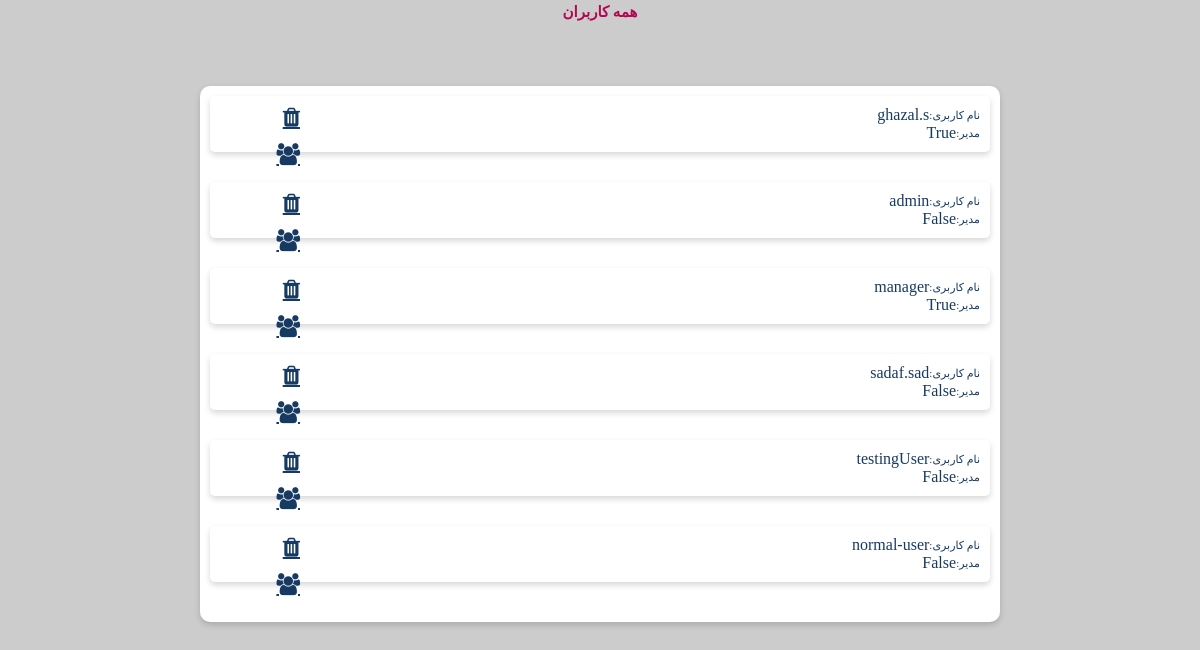
/homes/allUsers (lower part), run on an earlier commit of the app's database.
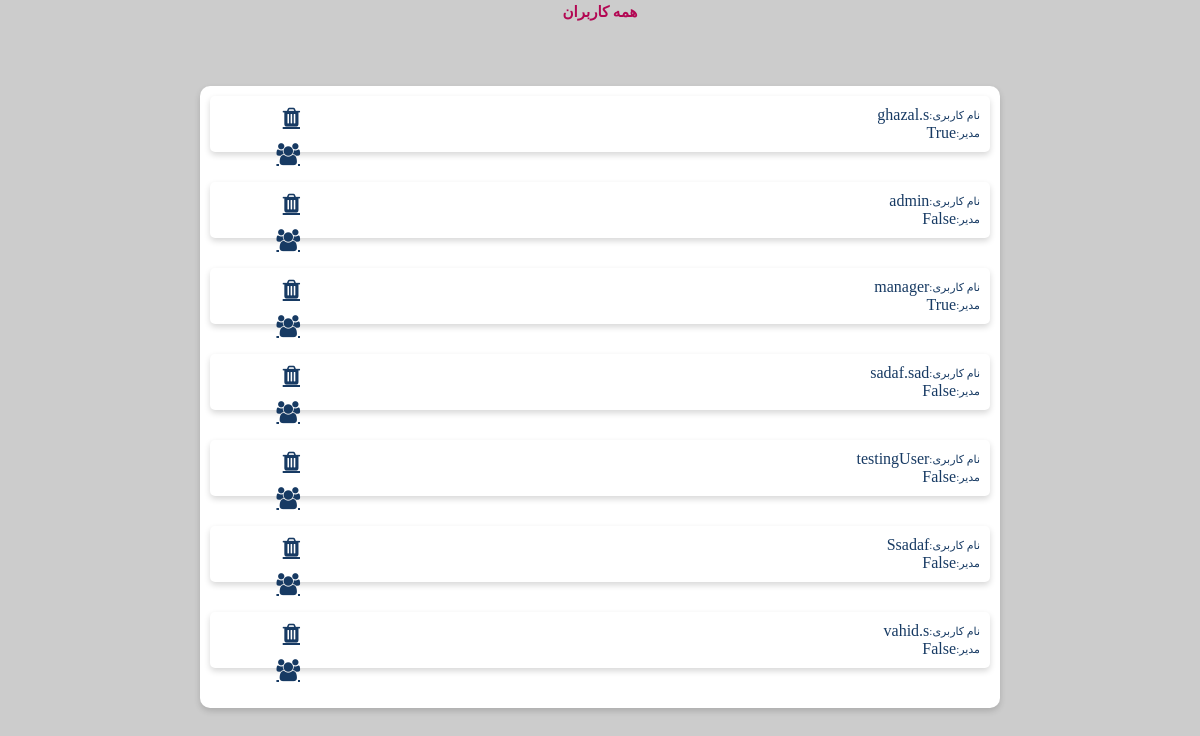
And on a later commit of the database.
### homes/models.py (models this page shows)
class kilidUser(models.Model):
    REQUIRED_FIELDS = ('user',)
    user = models.OneToOneField(User, on_delete=models.CASCADE, null=True)
    phoneNum = models.CharField(max_length=50)
    isManager = models.BooleanField(default=False)

### homes/views.py (the view)
# urls.py: path('allUsers', views.showAllUsers, name='allUsers'),
def showAllUsers(request):
   myusers = kilidUser.objects.all()
   usernameHome = None
   if request.user.is_authenticated:
       usernameHome = request.user.username
   gotodiv = 'sec4HeadUser'
   return render(request, 'manager.html', {'myUsers': myusers, 'username': usernameHome, 'jump': gotodiv})

### homes/templates/manager.html (shortened to what this page needs)
{% load static %}
<!DOCTYPE html PUBLIC "-//W3C//DTD XHTML 1.0 Strict//EN" "http://www.w3.org/TR/xhtml1/DTD/xhtml1-strict.dtd">
<html xmlns="http://www.w3.org/1999/xhtml">
        <head>
                <link rel="stylesheet"
          href="https://cdnjs.cloudflare.com/ajax/libs/font-awesome/4.7.0/css/font-awesome.min.css"/>
                <link rel="stylesheet" href={% static "CSS/managerUserStyle.css" %} />
        </head>
        <body>
            <div id="background">
                    <div id="sec4HeadUser" style="margin-top: 100px">همه کاربران </div>
                            <div class="infoPage" style="margin-top: 45px;margin-bottom: 45px">
                                <div id="sec4Grid" style="    display: flex;flex-direction: column;">
                    {% for myuser in myUsers %}
                     <div class="sec4UserCards">
                            <div class="sec4User">
                                <div class="userText4">
                                    <div class="details42">
                                        <div class="details42smalluser">نام کاربری:</div>
                                        <div class="usernameChoice">{{ myuser.user.username }}</div>
                                    </div>
                                    <div class="details42">
                                        <div class="details42smalluser">مدیر:</div>
                                        <div>{{myuser.isManager}} </div>
                                    </div>
                                </div>
                                <div class="useractions">
                                    <a class="fa fa-trash singleAction" href="{% url 'deleteUser' select=myuser.user.username %}" aria-hidden="true" style="color: #173a63;font-size: 22px; "></a>
                                    <a class="fa fa-users singleAction" href="{% url 'addManager' select=myuser.user.username %}" aria-hidden="true" style="color: #173a63;font-size: 22px; "></a>
                                </div>
                        </div>
                    </div>
                    {% endfor %}
                </div>
                </div>
            </div>
        </body>
</html>

What changed in the data, as far as the page shows it:
removed kilidUser: user.username "normal-user", isManager "False"
added kilidUser: user.username "Ssadaf", isManager "False"
added kilidUser: user.username "vahid.s", isManager "False"
